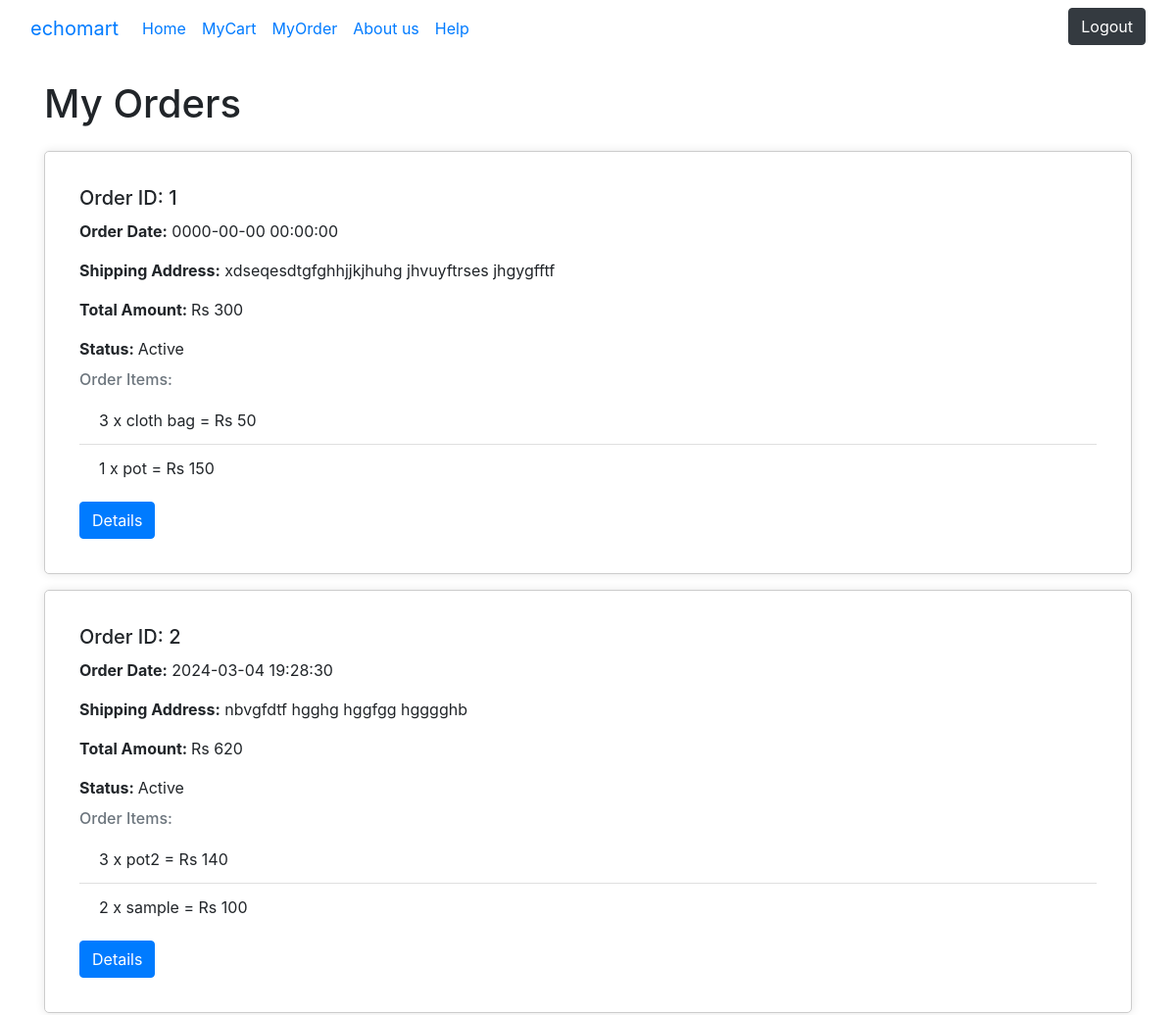
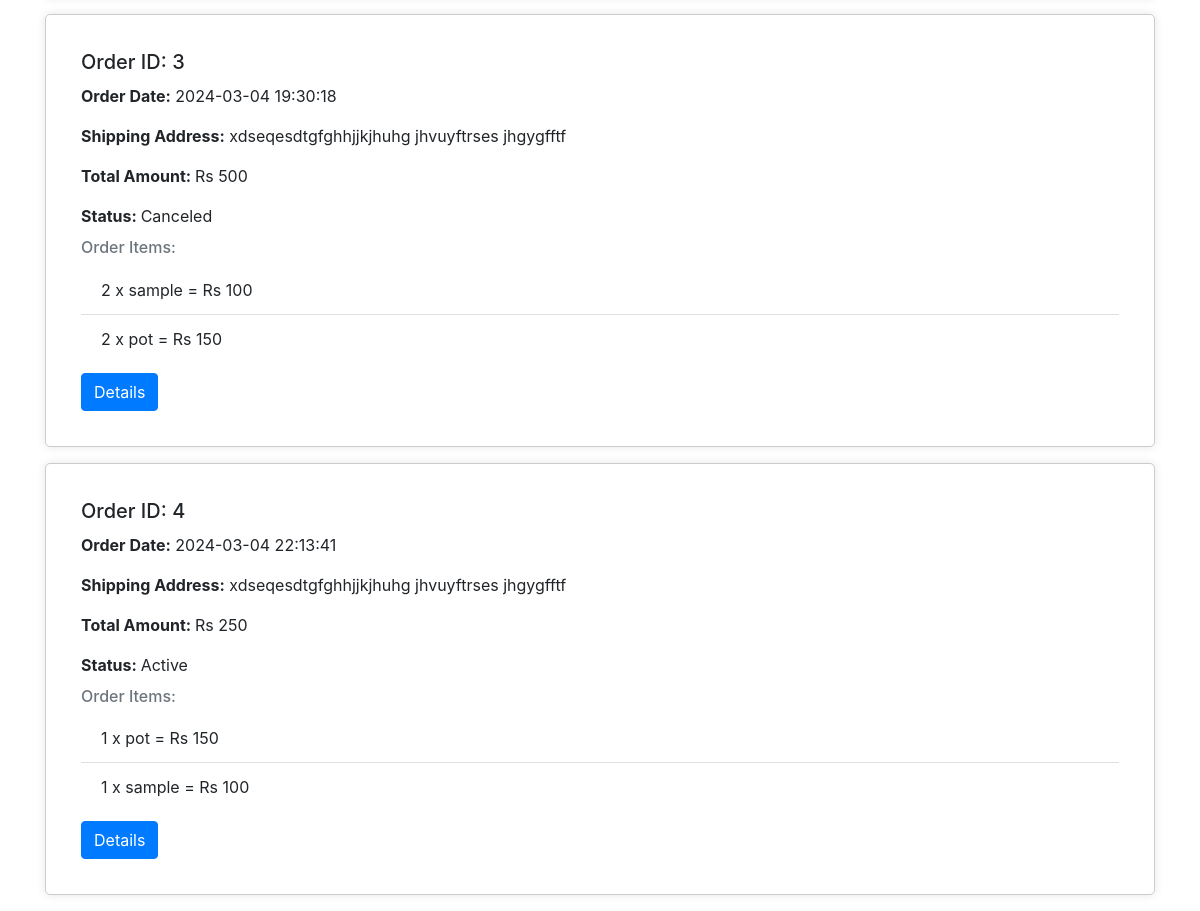
/myorder.php (signed in), run on the app's committed database (2 pictures, top to bottom).
### tables this page shows
CREATE TABLE `orders` (
  `order_id` int(11) NOT NULL,
  `user_id` int(11) DEFAULT NULL,
  `order_date` datetime NOT NULL DEFAULT current_timestamp(),
  `status` varchar(25) NOT NULL DEFAULT 'active',
  `total_amount` int(11) DEFAULT NULL,
  `shipping_address` varchar(255) DEFAULT NULL
);

CREATE TABLE `order_items` (
  `order_item_id` int(11) NOT NULL,
  `order_id` int(11) DEFAULT NULL,
  `product_id` int(11) DEFAULT NULL,
  `quantity` int(11) DEFAULT NULL,
  `price` int(11) DEFAULT NULL
);

CREATE TABLE `products` (
  `product_id` int(11) NOT NULL,
  `name` varchar(255) DEFAULT NULL,
  `description` text DEFAULT NULL,
  `price` int(11) DEFAULT NULL,
  `image` varchar(255) DEFAULT NULL,
  `category` varchar(255) DEFAULT NULL
);

### myorder.php (the view, shortened to what this page needs)
<?php
require_once 'config.php';
?>
<!DOCTYPE html>
<html lang="en">
<head>
    <link href="https://stackpath.bootstrapcdn.com/bootstrap/4.5.2/css/bootstrap.min.css" rel="stylesheet">
</head>
<body>
    <nav class="navbar navbar-expand-lg bg-body-tertiary">
  <div class="container-fluid">
    <a class="navbar-brand " href="#">echomart</a>
    <div class="collapse navbar-collapse" id="navbarNavAltMarkup">
      <div class="navbar-nav">
        <a class="nav-link active" aria-current="page" href="home.php">Home</a>
        <a class="nav-link" href="cart.php">MyCart</a>
        <a class="nav-link" href="myorder.php">MyOrder</a>
        <a class="nav-link" href="aboutus.php">About us </a>
        <a class="nav-link" href="help.php">Help</a>
      </div>
    </div>
    <div class="d-grid d-md-flex justify-content-md-end ">
  <a class="btn btn-dark me-md-2 mb-1" href="logout.php" type="button">Logout</a>
</div>
  </div>
</nav>
    <div class="container">
        <h1 class="my-4">My Orders</h1>
        <?php
        $user_id = $_SESSION["id"];
        $sql_orders = "SELECT * FROM orders WHERE user_id = ?";
        $stmt_orders = $con->prepare($sql_orders);
        $stmt_orders->bind_param("i", $user_id);
        $stmt_orders->execute();
        $result_orders = $stmt_orders->get_result();
        if ($result_orders->num_rows > 0) {
    while ($row_order = $result_orders->fetch_assoc()) {
        ?>
        <div class="card mb-3 order-card">
            <div class="card-body">
                <h5 class="card-title">Order ID: <?php echo $row_order['order_id']; ?></h5>
                <p class="card-text"><strong>Order Date:</strong> <?php echo $row_order['order_date']; ?></p>
                <p class="card-text"><strong>Shipping Address:</strong> <?php echo $row_order['shipping_address']; ?></p>
                <p class="card-text"><strong>Total Amount: </strong> <?php echo "Rs " . $row_order['total_amount']; ?></p>
                <p class="card-text"><strong>Status: </strong> <?php echo ($row_order['status'] == 'canceled') ? 'Canceled' : 'Active'; ?></p>
                <h6 class="card-subtitle mb-2 text-muted">Order Items:</h6>
                <ul class="list-group list-group-flush">
                    <?php
                    $order_id = $row_order['order_id'];
                    $sql_order_items = "SELECT * FROM order_items WHERE order_id = ?";
                    $stmt_order_items = $con->prepare($sql_order_items);
                    $stmt_order_items->bind_param("i", $order_id);
                    $stmt_order_items->execute();
                    $result_order_items = $stmt_order_items->get_result();
                    if ($result_order_items->num_rows > 0) {
                        while ($row_order_item = $result_order_items->fetch_assoc()) {
                            $product_id = $row_order_item['product_id'];
                            $quantity = $row_order_item['quantity'];
                            $sql_product = "SELECT name, price FROM products WHERE product_id = ?";
                            $stmt_product = $con->prepare($sql_product);
                            $stmt_product->bind_param("i", $product_id);
                            $stmt_product->execute();
                            $result_product = $stmt_product->get_result();
                            if ($result_product->num_rows > 0) {
                                $row_product = $result_product->fetch_assoc();
                                $product_name = $row_product['name'];
                                $product_price = $row_product['price'];
                                echo "<li class='list-group-item'>$quantity x $product_name = Rs $product_price</li>";
                            }
                        }
                    } else {
                        echo "<li class='list-group-item'>No order items found.</li>";
                    }
                    ?>
                </ul>
                <div class="btn-group" role="group" aria-label="Order Actions">
                    <a href="detail.php?order_id=<?php echo $row_order['order_id']; ?>" class="btn btn-primary">Details</a>
                </div>
            </div>
        </div>
        <?php
    }
}  else {
            echo "<p>No orders found.</p>";
        }
        ?>
    </div>
</body>
</html>

### myorder.php (style rules this page uses)
.order-card { margin-bottom: 20px; border: 1px solid #ccc; border-radius: 5px; padding: 15px; box-shadow: 0 0 10px rgba(0, 0, 0, 0.1); }
.order-card h5 { margin-bottom: 10px; }
.order-card .btn-group { margin-top: 10px; }

### data on the page
orders: order_id "1", order_date "0000-00-00 00:00:00", shipping_address "xdseqesdtgfghhjjkjhuhg jhvuyftrses jhgygfftf", total_amount "300", status "Active"
order_items: quantity "3", product.name "cloth bag", product.price "50"
order_items: quantity "1", product.name "pot", product.price "150"
orders: order_id "2", order_date "2024-03-04 19:28:30", shipping_address "nbvgfdtf hgghg hggfgg hgggghb", total_amount "620", status "Active"
order_items: quantity "3", product.name "pot2", product.price "140"
order_items: quantity "2", product.name "sample", product.price "100"
orders: order_id "3", order_date "2024-03-04 19:30:18", shipping_address "xdseqesdtgfghhjjkjhuhg jhvuyftrses jhgygfftf", total_amount "500", status "Canceled"
order_items: quantity "2", product.name "sample", product.price "100"
order_items: quantity "2", product.name "pot", product.price "150"
orders: order_id "4", order_date "2024-03-04 22:13:41", shipping_address "xdseqesdtgfghhjjkjhuhg jhvuyftrses jhgygfftf", total_amount "250", status "Active"
order_items: quantity "1", product.name "pot", product.price "150"
order_items: quantity "1", product.name "sample", product.price "100"
